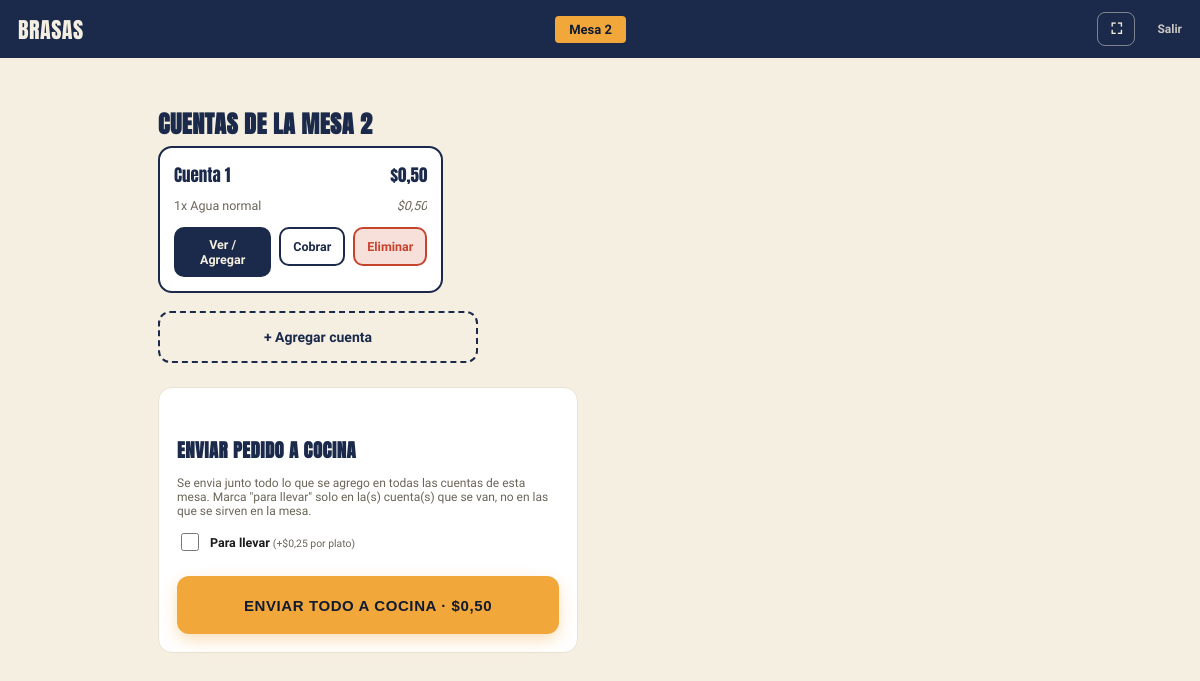
/mesa/2/cuentas/ (signed in), run on the app's committed database.
### pedidos/models.py (models this page shows, shortened)
class Mesa(models.Model):
    numero = models.IntegerField(unique=True)

class Cuenta(models.Model):
    mesa = models.ForeignKey(Mesa, related_name="cuentas", on_delete=models.CASCADE)
    numero = models.PositiveIntegerField()
    cerrada = models.BooleanField(default=False)
    creado = models.DateTimeField(default=timezone.now)
    class Meta:
        ordering = ["numero"]
        unique_together = [("mesa", "numero")]
    def items(self):
        return DetalleOrden.objects.filter(
            orden__mesa=self.mesa, orden__es_venta_directa=False, cuenta=self.numero,
        ).exclude(orden__estado="cerrada").select_related("producto", "acompanamiento")

class DetalleOrden(models.Model):
    orden = models.ForeignKey(Orden, related_name="items", on_delete=models.CASCADE)
    producto = models.ForeignKey(Producto, on_delete=models.CASCADE)
    cantidad = models.IntegerField(default=1)
    notas = models.CharField(max_length=200, blank=True)
    acompanamiento = models.ForeignKey(
        Producto, on_delete=models.PROTECT, null=True, blank=True, related_name="+"
    )
    sin_acompanamientos = models.CharField(max_length=200, blank=True)
    variantes_elegidas = models.CharField(max_length=200, blank=True)
    despresado = models.BooleanField(default=False)
    cuenta = models.PositiveIntegerField(default=1)
    def precio_unitario(self):
        precio = self.producto.precio
        if self.acompanamiento and self.acompanamiento.precio_cambio is not None:
            precio += self.acompanamiento.precio_cambio
        return precio
    def subtotal(self):
        return self.precio_unitario() * self.cantidad

class Producto(models.Model):
    CATEGORIAS = [
        ("combos", "Combos"),
        ("pollo", "Pollo"),
        ("acompanamientos", "Acompañamientos"),
        ("bebidas", "Bebidas"),
        ("gaseosas", "Gaseosas"),
    ]
    TEMPORIZADORES = [5, 10, 15, 20, 25]
    TAMANOS = [
        ("personal", "Personal"),
        ("litro", "De litro"),
        ("litro_35", "De 1.35 litros"),
        ("dos_litros", "De 2 litros"),
    ]
    nombre = models.CharField(max_length=100)
    precio = models.DecimalField(max_digits=6, decimal_places=2)
    categoria = models.CharField(max_length=20, choices=CATEGORIAS)
    tamano = models.CharField(max_length=20, choices=TAMANOS, default="personal")
    imagen = models.FileField(upload_to="productos/", blank=True)
    disponible = models.BooleanField(default=True)
    listo_en = models.DateTimeField(null=True, blank=True)
    controla_stock = models.BooleanField(default=False)
    stock = models.IntegerField(null=True, blank=True)
    precio_compra = models.DecimalField(max_digits=6, decimal_places=2, null=True, blank=True)
    es_combo = models.BooleanField(default=False)
    combo_incluye = models.CharField(max_length=250, blank=True)
    requiere_pieza = models.BooleanField(default=False)
    acompanamiento_incluido = models.CharField(max_length=100, blank=True)
    precio_cambio = models.DecimalField(max_digits=6, decimal_places=2, null=True, blank=True)
    opciones_incluidas = models.CharField(max_length=200, blank=True)

class Orden(models.Model):
    ESTADOS = [
        ("abierta", "Abierta"),
        ("enviada", "Enviada a cocina"),
        ("lista", "Lista para entregar"),  # venta directa confirmada, pendiente de entregar y cobrar
        ("entregada", "Entregada"),
        ("cerrada", "Cerrada"),
    ]
    RECARGO_PARA_LLEVAR = Decimal("0.25")
    CATEGORIAS_CON_ENVASE = ("pollo", "combos", "acompanamientos")
    mesa = models.ForeignKey(Mesa, on_delete=models.CASCADE)
    estado = models.CharField(max_length=20, choices=ESTADOS, default="abierta")
    creado = models.DateTimeField(default=timezone.now)
    enviado_a_cocina = models.DateTimeField(null=True, blank=True)
    es_venta_directa = models.BooleanField(default=False)
    def unidades_con_envase(self, cuenta=None):
        items = self.items.all()
        if cuenta is not None:
            items = [i for i in items if i.cuenta == cuenta]
        return sum(
            item.cantidad for item in items
            if item.producto.categoria in self.CATEGORIAS_CON_ENVASE
        )
    def recargo_llevar(self):
        cuentas_llevar = {e.cuenta for e in self.cuentas_estado.all() if e.para_llevar}
        return sum(
            (self.RECARGO_PARA_LLEVAR * self.unidades_con_envase(cuenta=c) for c in cuentas_llevar),
            Decimal("0"),
        )
    def total(self):
        return sum(item.subtotal() for item in self.items.all()) + self.recargo_llevar()

### pedidos/views.py (the view)
# urls.py: path("mesa/<int:mesa_id>/cuentas/", views.cuentas_mesa, name="cuentas_mesa"),
@login_required
@user_passes_test(es_mesero)
def cuentas_mesa(request, mesa_id):
    mesa = get_object_or_404(Mesa, id=mesa_id)
    cuentas = []
    for cuenta in mesa.cuentas.filter(cerrada=False):
        items = list(cuenta.items())
        cuentas.append({
            "cuenta": cuenta,
            "items": items,
            "total": sum(i.subtotal() for i in items),
        })
    orden = Orden.objects.filter(mesa=mesa, estado="abierta", es_venta_directa=False).first()
    envio_cuentas = []
    if orden:
        for numero in sorted({item.cuenta for item in orden.items.all()}):
            items_ronda = [i for i in orden.items.all() if i.cuenta == numero]
            envio_cuentas.append({
                "numero": numero,
                "subtotal": sum(i.subtotal() for i in items_ronda),
                "unidades_envase": orden.unidades_con_envase(cuenta=numero),
            })
    return render(request, "pedidos/cuentas_mesa.html", {
        "mesa": mesa,
        "cuentas": cuentas,
        "orden": orden,
        "envio_cuentas": envio_cuentas,
    })

### pedidos/context_processors.py (called while the page is built)
def css_version(request):
    ruta = finders.find("pedidos/estilo.css")
    return {"css_version": int(os.path.getmtime(ruta)) if ruta else 0}

### pedidos/views.py (called while the page is built)
def es_mesero(user):
    return user.groups.filter(name="Mesero").exists() or user.is_superuser

### pedidos/templates/pedidos/cuentas_mesa.html (shortened to what this page needs)
{% extends "pedidos/base.html" %}
{% load l10n %}
{% block contenido %}
<header class="top">
    <a href="{% url 'elegir_mesa' %}" class="titulo">Brasas</a>
    <span class="mesa">Mesa {{ mesa.numero }}</span>
    <span class="top-acciones">
        <button type="button" class="top-fullscreen" id="btn-fullscreen" aria-label="Pantalla completa">⛶</button>
        <a href="{% url 'logout' %}" class="top-salir">Salir</a>
    </span>
</header>
<div class="app">
    <h2 class="seccion-titulo">Cuentas de la Mesa {{ mesa.numero }}</h2>
    <div class="cuentas-grid">
        {% for c in cuentas %}
        <div class="cuenta-card">
            <div class="cuenta-head">
                <span class="cuenta-nombre">Cuenta {{ c.cuenta.numero }}</span>
                <span class="cuenta-total">${{ c.total|floatformat:2 }}</span>
            </div>
            <ul class="cuenta-lista">
                {% for item in c.items %}
                <li>
                    <span>{{ item.cantidad }}x {{ item.producto.nombre }}</span>
                    <em>${{ item.subtotal|floatformat:2 }}</em>
                </li>
                {% empty %}
                <li class="cuenta-vacia">Sin productos todavia.</li>
                {% endfor %}
            </ul>
            <div class="cuenta-acciones">
                <a href="{% url 'menu_mesa' mesa.id %}?cuenta={{ c.cuenta.numero }}" class="btn-cuenta-agregar">Ver / Agregar</a>
                <form method="post" action="{% url 'cobrar_cuenta' c.cuenta.id %}" onsubmit="return confirm('¿Ya se cobro esta cuenta?');">
                    <button type="submit" class="btn-cuenta-cobrar">Cobrar</button>
                </form>
                <form method="post" action="{% url 'eliminar_cuenta' c.cuenta.id %}" class="form-eliminar-cuenta" data-vacia="{% if c.items %}0{% else %}1{% endif %}">
                    <button type="submit" class="btn-cuenta-eliminar">Eliminar</button>
                </form>
            </div>
        </div>
        {% empty %}
        <p class="vacio">Esta mesa no tiene cuentas abiertas todavia. Agrega la primera con el boton de abajo.</p>
        {% endfor %}
    </div>
    <form method="post" action="{% url 'crear_cuenta' mesa.id %}">
        <button type="submit" class="btn-agregar-cuenta">+ Agregar cuenta</button>
    </form>
    {% if orden and orden.items.exists %}
    <section class="panel-enviar">
        <h3 class="seccion-titulo">Enviar pedido a cocina</h3>
        <p class="panel-sub">Se envia junto todo lo que se agrego en todas las cuentas de esta mesa. Marca "para llevar" solo en la(s) cuenta(s) que se van, no en las que se sirven en la mesa.</p>
        <form method="post" action="{% url 'confirmar_orden' orden.id %}">
            {% for ec in envio_cuentas %}
            <label class="check-llevar">
                <input type="checkbox" name="para_llevar_{{ ec.numero }}" value="1" class="chk-para-llevar"
                       data-unidades="{{ ec.unidades_envase }}">
                <span>
                    {% if envio_cuentas|length == 1 %}Para llevar{% else %}Cuenta {{ ec.numero }} para llevar{% endif %}
                    <small>(+${{ orden.RECARGO_PARA_LLEVAR }} por plato)</small>
                </span>
            </label>
            {% endfor %}
            <button class="btn-enviar" id="btn-enviar-total">Enviar todo a cocina · ${{ orden.total|floatformat:2 }}</button>
        </form>
    </section>
    {% endif %}
</div>
{% endblock %}

### pedidos/static/pedidos/estilo.css (style rules this page uses)
:root { --navy: #1B2A4A; --navy-dark: #101B30; --cream: #F5EFE2; --card: #FBF7EE; --mustard: #F2A73B; --mustard-dark: #7A5514; --ink: #1B1B1B; --ink-soft: #6B6558; --danger: #C6432E; --danger-bg: #F7DFDA; --ok: #2F5C2F; --ok-bg: #E5F0E1; --line: #E9E2D3; --top-h: 58px; --pedido-w: 340px; }
* { box-sizing: border-box; }
body { margin: 0; background: var(--cream); font-family: 'Work Sans', sans-serif; color: var(--ink); }
header.top { background: var(--navy); padding: 0 18px; height: var(--top-h); display: flex; justify-content: space-between; align-items: center; position: sticky; top: 0; z-index: 70; }
header.top .top-acciones { display: flex; align-items: center; gap: 10px; }
header.top .top-fullscreen { height: 34px; min-width: 38px; padding: 0 10px; border: 1.5px solid rgba(245, 239, 226, .45); border-radius: 8px; background: transparent; color: var(--cream); font-size: 15px; font-weight: 700; cursor: pointer; }
header.top .top-salir { color: var(--cream); font-size: 12px; font-weight: 600; opacity: .8; text-decoration: none; margin-left: 12px; }
header.top .titulo { font-family: 'Anton', sans-serif; font-size: 22px; letter-spacing: 0.5px; color: var(--cream); text-transform: uppercase; text-decoration: none; }
header.top .mesa { background: var(--mustard); color: var(--navy-dark); font-weight: 700; font-size: 13px; padding: 6px 14px; border-radius: 4px; }
.app { max-width: 920px; margin: 0 auto; padding: 18px 18px 40px; }
.seccion-titulo { font-family: 'Anton', sans-serif; color: var(--navy); text-transform: uppercase; letter-spacing: 0.5px; margin: 30px 0 4px; }
.cuentas-grid { display: grid; grid-template-columns: repeat(auto-fill, minmax(240px, 1fr)); gap: 14px; margin-bottom: 18px; }
.cuenta-card { background: #FFFFFF; border: 2px solid var(--navy); border-radius: 14px; padding: 14px; display: flex; flex-direction: column; gap: 8px; }
.cuenta-head { display: flex; justify-content: space-between; align-items: center; }
.cuenta-nombre { font-family: 'Anton', sans-serif; font-size: 17px; color: var(--navy); }
.cuenta-total { font-family: 'Anton', sans-serif; font-size: 17px; color: var(--navy); }
.cuenta-lista { list-style: none; margin: 0; padding: 0; display: flex; flex-direction: column; gap: 4px; font-size: 12.5px; color: var(--ink-soft); max-height: 160px; overflow-y: auto; }
.cuenta-lista li { display: flex; justify-content: space-between; gap: 8px; padding: 2px 0; border-bottom: 1px dashed var(--line); }
.cuenta-lista li:last-child { border-bottom: none; }
.cuenta-acciones { display: flex; gap: 8px; margin-top: 4px; }
.btn-cuenta-agregar { flex: 1; text-align: center; background: var(--navy); color: var(--cream); font-weight: 700; font-size: 12.5px; text-decoration: none; padding: 10px 12px; border-radius: 10px; }
.btn-cuenta-cobrar { flex: 1; border: 2px solid var(--navy); background: #FFFFFF; color: var(--navy); font-family: inherit; font-weight: 700; font-size: 12.5px; padding: 10px 12px; border-radius: 10px; cursor: pointer; }
.btn-cuenta-eliminar { flex: 1; border: 2px solid var(--danger); background: var(--danger-bg); color: var(--danger); font-family: inherit; font-weight: 700; font-size: 12.5px; padding: 10px 12px; border-radius: 10px; cursor: pointer; }
.btn-agregar-cuenta { width: 100%; max-width: 320px; height: 52px; border: 2px dashed var(--navy); background: transparent; color: var(--navy); font-family: inherit; font-weight: 700; font-size: 14px; border-radius: 12px; cursor: pointer; margin-bottom: 24px; }
.panel-enviar { background: #FFFFFF; border: 1px solid var(--line); border-radius: 14px; padding: 18px; max-width: 420px; }
.panel-enviar .btn-enviar { margin-top: 12px; }
.btn-enviar { width: 100%; height: 58px; border: none; border-radius: 12px; background: var(--mustard); color: var(--navy-dark); font-weight: 800; font-size: 15px; text-transform: uppercase; letter-spacing: .04em; cursor: pointer; box-shadow: 0 6px 16px rgba(242, 167, 59, .35); }
.check-llevar { display: flex; align-items: center; gap: 8px; font-size: 12.5px; font-weight: 700; color: var(--ink); margin-bottom: 10px; cursor: pointer; }
.check-llevar input { width: 18px; height: 18px; accent-color: var(--navy); flex-shrink: 0; }
.check-llevar small { font-weight: 500; color: var(--ink-soft); }
.panel-sub { font-size: 12px; color: var(--ink-soft); }

### data on the page
Mesa: numero "2"
Cuenta: cuenta.numero "1", total "0,50"
DetalleOrden: cantidad "1", producto.nombre "Agua normal", subtotal "0,50"
Orden: RECARGO_PARA_LLEVAR "0,25", total "0,50"
